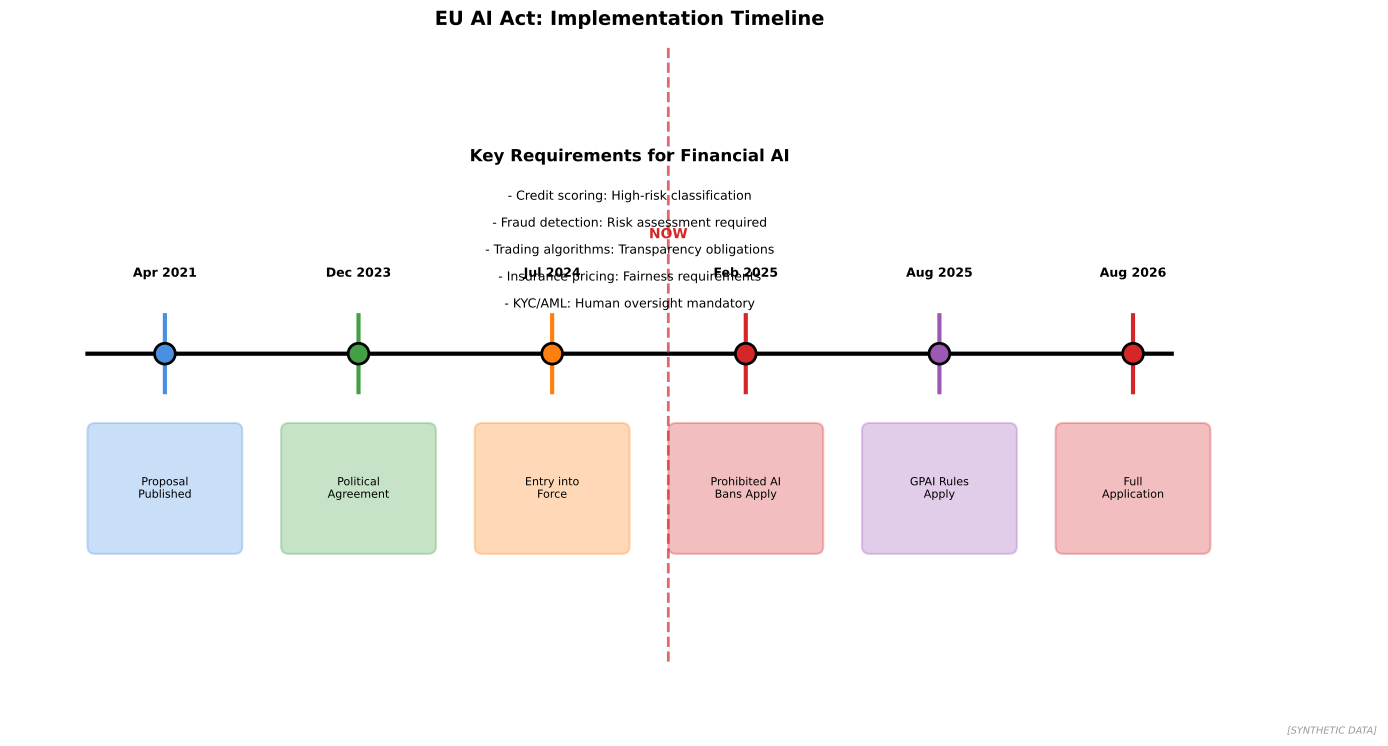

The script that saved this image:
"""
EU AI Act Timeline
Implementation timeline and requirements

Output: eu_ai_act_timeline.pdf
Module: module_03_ai_ml
Lesson: 36 - AI Regulation
"""

from pathlib import Path
import matplotlib.pyplot as plt
import matplotlib.patches as mpatches
import numpy as np

CHART_METADATA = {
    'title': 'EU AI Act Timeline',
    'module': 'module_03_ai_ml',
    'lesson': 36,
    'url': 'https://github.com/Digital-AI-Finance/digital-finance/tree/main/module_03_ai_ml/figures/eu_ai_act_timeline'
}

plt.rcParams.update({'font.size': 10, 'axes.labelsize': 10})

def create_chart():
    fig, ax = plt.subplots(figsize=(16, 8))
    ax.set_xlim(0, 16)
    ax.set_ylim(0, 8)

    # Timeline base
    ax.plot([1, 15], [4, 4], 'k-', linewidth=3)

    # Key dates
    events = [
        (2, 'Apr 2021', 'Proposal\nPublished', '#4A90E2'),
        (4.5, 'Dec 2023', 'Political\nAgreement', '#44A044'),
        (7, 'Jul 2024', 'Entry into\nForce', '#FF7F0E'),
        (9.5, 'Feb 2025', 'Prohibited AI\nBans Apply', '#D62728'),
        (12, 'Aug 2025', 'GPAI Rules\nApply', '#9B59B6'),
        (14.5, 'Aug 2026', 'Full\nApplication', '#D62728')
    ]

    for x, date, event, color in events:
        ax.plot([x, x], [3.5, 4.5], color=color, linewidth=3)
        ax.plot(x, 4, 'o', color=color, markersize=15, markeredgecolor='black', markeredgewidth=2)

        # Date above
        ax.text(x, 5, date, ha='center', fontsize=9, fontweight='bold')

        # Event below
        rect = mpatches.FancyBboxPatch((x-0.9, 1.5), 1.8, 1.5,
                                        boxstyle="round,pad=0.1",
                                        facecolor=color, alpha=0.3,
                                        edgecolor=color, linewidth=1.5)
        ax.add_patch(rect)
        ax.text(x, 2.25, event, ha='center', va='center', fontsize=8)

    # Financial Services specific
    ax.text(8, 6.5, 'Key Requirements for Financial AI', fontsize=12, fontweight='bold', ha='center')

    requirements = [
        'Credit scoring: High-risk classification',
        'Fraud detection: Risk assessment required',
        'Trading algorithms: Transparency obligations',
        'Insurance pricing: Fairness requirements',
        'KYC/AML: Human oversight mandatory'
    ]

    for i, req in enumerate(requirements):
        ax.text(8, 6 - i*0.35, f'- {req}', ha='center', fontsize=9)

    # Now marker
    ax.axvline(x=8.5, color='#D62728', linestyle='--', linewidth=2, alpha=0.7)
    ax.text(8.5, 5.5, 'NOW', fontsize=10, fontweight='bold', color='#D62728', ha='center')

    ax.set_title('EU AI Act: Implementation Timeline', fontsize=14, fontweight='bold', pad=15)
    ax.axis('off')

    fig.text(0.98, 0.02, '[SYNTHETIC DATA]', fontsize=7, color='#999999', ha='right', style='italic')

    output_path = Path(__file__).parent / 'eu_ai_act_timeline.pdf'
    plt.savefig(output_path, format='pdf', dpi=300, bbox_inches='tight')
    plt.close()
    print(f"Chart saved to: {output_path}")
    return output_path

if __name__ == '__main__':
    create_chart()
